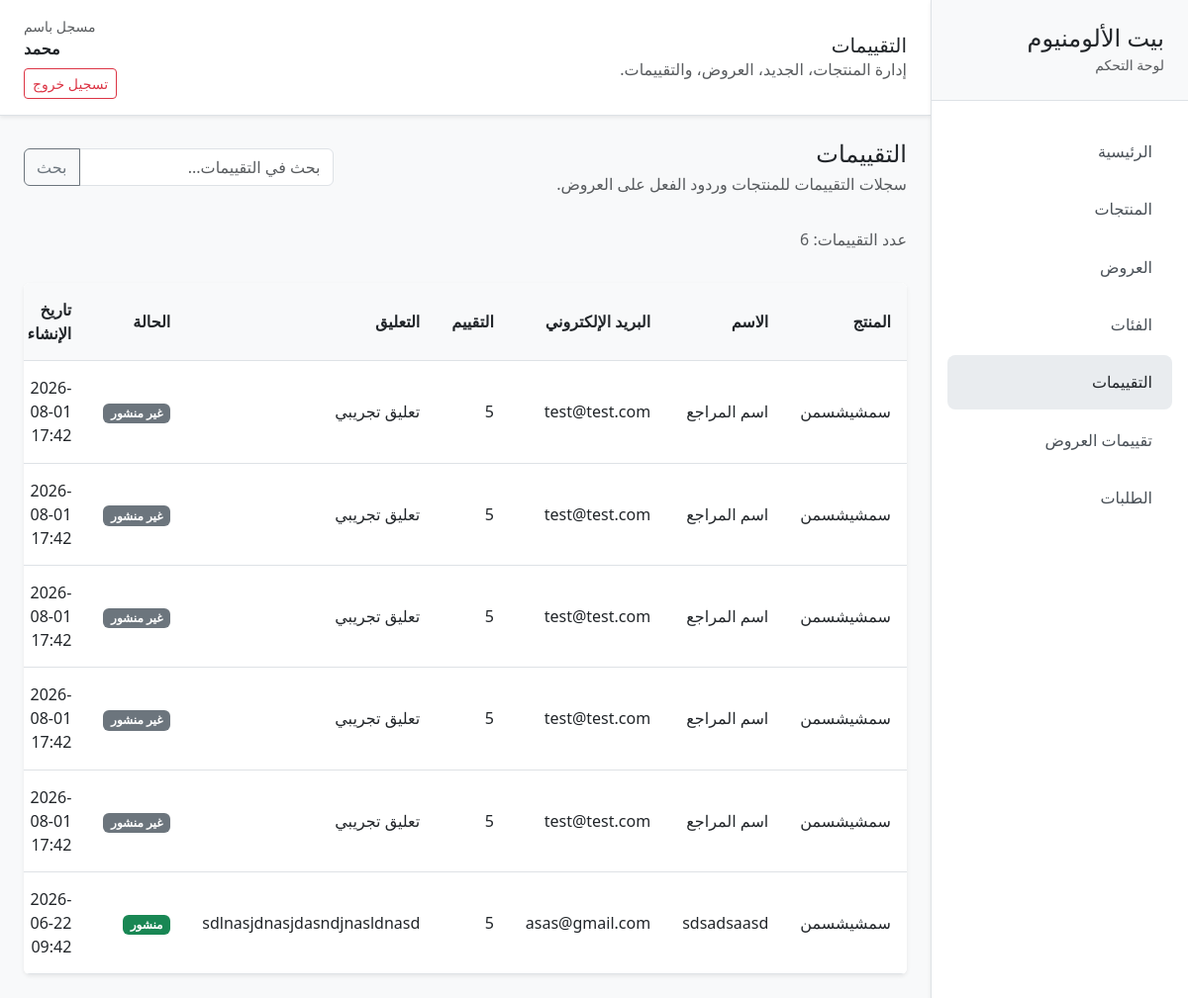
/dashboard/reviews/ (signed in), run on the app's committed database.
### products/models.py (models this page shows, shortened)
class Review(models.Model):
    product = models.ForeignKey(Product, on_delete=models.CASCADE, related_name="reviews")
    name = models.CharField(max_length=100)
    email = models.EmailField()
    rating = models.IntegerField()
    comment = models.TextField()
    approved = models.BooleanField(default=False)
    created_at = models.DateTimeField(auto_now_add=True)

class Product(models.Model):
    name = models.CharField(max_length=255)
    description = models.TextField()
    price = models.DecimalField(max_digits=10, decimal_places=2)
    old_price = models.DecimalField(
        max_digits=10,
        decimal_places=2,
        null=True,
        blank=True
    )
    image = models.ImageField(upload_to='products/')
    image_2 = models.ImageField(upload_to='products/', null=True, blank=True)
    image_3 = models.ImageField(upload_to='products/', null=True, blank=True)
    image_4 = models.ImageField(upload_to='products/', null=True, blank=True)
    image_5 = models.ImageField(upload_to='products/', null=True, blank=True)
    more_details = models.TextField(null=True, blank=True)
    specs = models.TextField(null=True, blank=True)
    features = models.TextField(null=True, blank=True)
    stock = models.PositiveIntegerField(default=0)
    category = models.ForeignKey(
        "products.Category",
        on_delete=models.SET_NULL,
        related_name="products",
        null=True,
        blank=True
    )
    is_new = models.BooleanField(default=False)
    is_featured_new_arrival = models.BooleanField(
        default=False,
        help_text="المنتج المميز اللي يظهر في قسم New Arrivals - منتج واحد بس ينفع يكون True"
    )
    added_at = models.DateTimeField(auto_now_add=True)

### dashboard/views.py (the view)
# urls.py: path('dashboard/reviews/', views.dashboard_reviews, name='dashboard_reviews'),
@login_required
def dashboard_reviews(request):
    reviews = Review.objects.select_related('product').order_by('-created_at')
    context = _dashboard_context(
        request,
        active_page='reviews',
        queryset=reviews,
        search_fields=['name', 'email', 'comment', 'product__name'],
    )
    return render(request, 'dashboard/reviews_list.html', context)

### dashboard/views.py (called while the page is built)
def _filter_queryset_by_search(queryset, search_query, fields):
    if not search_query or not fields:
        return queryset
    query = Q()
    for field in fields:
        query |= Q(**{f"{field}__icontains": search_query})
    return queryset.filter(query)

def _paginate_queryset(request, queryset, per_page=15):
    paginator = Paginator(queryset, per_page)
    page_number = request.GET.get('page')
    return paginator.get_page(page_number)

def _dashboard_context(request, active_page, queryset, search_fields=None):
    search_query = request.GET.get('search', '').strip()
    queryset = _filter_queryset_by_search(queryset, search_query, search_fields or [])
    page_obj = _paginate_queryset(request, queryset)
    return {
        'search_query': search_query,
        'page_obj': page_obj,
        'active_page': active_page,
        'result_count': queryset.count(),
    }

### dashboard/templates/dashboard/reviews_list.html (shortened to what this page needs)
{% extends 'products/base.html' %}
{% block page_title %}التقييمات{% endblock %}
{% block content %}
<div class="d-flex flex-column gap-3">
  <div class="d-flex flex-column flex-md-row justify-content-between align-items-start align-items-md-center gap-3 mb-3">
    <div>
      <h2 class="h4 mb-1">التقييمات</h2>
      <p class="text-muted mb-0">سجلات التقييمات للمنتجات وردود الفعل على العروض.</p>
    </div>
    <form method="get" class="search-box">
      <div class="input-group">
        <input type="search" name="search" class="form-control" placeholder="بحث في التقييمات..." value="{{ search_query }}" />
        <button class="btn btn-outline-secondary" type="submit">بحث</button>
      </div>
    </form>
  </div>
  <div class="d-flex justify-content-between align-items-center mb-3">
    <span class="text-muted">عدد التقييمات: {{ result_count }}</span>
  </div>
  <div class="table-responsive shadow-sm rounded overflow-hidden bg-white">
    <table class="list-table mb-0">
      <thead>
        <tr>
          <th class="text-start">المنتج</th>
          <th class="text-start">الاسم</th>
          <th class="text-start">البريد الإلكتروني</th>
          <th class="text-start">التقييم</th>
          <th class="text-start">التعليق</th>
          <th class="text-start">الحالة</th>
          <th class="text-start">تاريخ الإنشاء</th>
        </tr>
      </thead>
      <tbody>
        {% for review in page_obj.object_list %}
        <tr class="clickable-row" data-href="{% url 'products:review_detail' review.pk %}">
          <td>{{ review.product.name }}</td>
          <td>{{ review.name }}</td>
          <td>{{ review.email }}</td>
          <td>{{ review.rating }}</td>
          <td>{{ review.comment|truncatechars:60 }}</td>
          <td>{% if review.approved %}<span class="badge bg-success">منشور</span>{% else %}<span class="badge bg-secondary">غير منشور</span>{% endif %}</td>
          <td>{{ review.created_at|date:'Y-m-d H:i' }}</td>
        </tr>
        {% empty %}
        <tr><td colspan="7" class="py-5 text-center text-muted">لا توجد تقييمات.</td></tr>
        {% endfor %}
      </tbody>
    </table>
  </div>
</div>
{% endblock %}

### products/templates/products/base.html (shortened to what this page needs)
<!doctype html>
<html lang="ar" dir="rtl">
  <head>
    <link
      href="https://cdn.jsdelivr.net/npm/bootstrap@5.3.3/dist/css/bootstrap.rtl.min.css"
      rel="stylesheet"
    />
  </head>
  <body class="bg-light">
    <div class="dashboard-shell d-flex min-vh-100">
      <aside class="dashboard-sidebar bg-white border-end shadow-sm">
        <div class="sidebar-brand px-4 py-4 border-bottom">
          <h4 class="mb-0">بيت الألومنيوم</h4>
          <small class="text-muted">لوحة التحكم</small>
        </div>
        <nav class="sidebar-nav px-3 py-4">
          <a
            class="sidebar-link {% if active_page == 'dashboard' %}active{% endif %}"
            href="{% url 'dashboard:dashboard' %}"
          >
            الرئيسية
          </a>
          <a
            class="sidebar-link {% if active_page == 'products' %}active{% endif %}"
            href="{% url 'dashboard:dashboard_products' %}"
          >
            المنتجات
          </a>
          <a
            class="sidebar-link {% if active_page == 'offers' %}active{% endif %}"
            href="{% url 'offers:dashboard_offers' %}"
          >
            العروض
          </a>
          <a
            class="sidebar-link {% if active_page == 'categories' %}active{% endif %}"
            href="{% url 'dashboard:dashboard_categories' %}"
          >
            الفئات
          </a>
          <a
            class="sidebar-link {% if active_page == 'reviews' %}active{% endif %}"
            href="{% url 'dashboard:dashboard_reviews' %}"
          >
            التقييمات
          </a>
          <a
            class="sidebar-link {% if active_page == 'offer_reviews' %}active{% endif %}"
            href="{% url 'offers:dashboard_offer_reviews' %}"
          >
            تقييمات العروض
          </a>
          <a
            class="sidebar-link {% if active_page == 'orders' %}active{% endif %}"
            href="{% url 'orders:dashboard_orders' %}"
          >
            الطلبات
          </a>
        </nav>
      </aside>
      <main class="dashboard-main flex-grow-1">
        <header
          class="dashboard-header bg-white border-bottom py-3 px-4 shadow-sm"
        >
          <div class="d-flex justify-content-between align-items-center">
            <div>
              <h1 class="h5 mb-0">
                {% block page_title %}لوحة التحكم{% endblock %}
              </h1>
              <p class="text-muted mb-0">
                إدارة المنتجات، الجديد، العروض، والتقييمات.
              </p>
            </div>
            {% if user.is_authenticated %}
            <div class="text-end">
              <div class="small text-muted">مسجل باسم</div>
              <div class="fw-semibold">{{ user.username }}</div>
              <a
                href="{% url 'accounts:logout' %}"
                class="btn btn-sm btn-outline-danger mt-2"
                >تسجيل خروج</a
              >
            </div>
            {% endif %}
          </div>
        </header>
        <section class="dashboard-content p-4">
          {% block content %}{% endblock %}
        </section>
      </main>
    </div>
  </body>
</html>

### products/templates/products/base.html (style rules this page uses)
body { margin: 0; overflow: hidden; }
.dashboard-shell { height: 100vh; }
.dashboard-sidebar { position: fixed; top: 0; right: 0; width: 260px; height: 100vh; overflow-y: auto; background: #fff; border-left: 1px solid #dee2e6; z-index: 1000; }
.sidebar-brand { background: #f8f9fa; }
.sidebar-nav { display: flex; flex-direction: column; gap: 0.25rem; }
.sidebar-link { display: block; padding: 0.95rem 1.25rem; color: #495057; border-radius: 0.5rem; text-decoration: none; transition: background 0.15s ease, color 0.15s ease; }
.sidebar-link:hover, .sidebar-link.active { background: #e9ecef; color: #212529; }
.dashboard-main { margin-right: 260px; height: 100vh; overflow-y: auto; overflow-x: hidden; }
.dashboard-header { position: sticky; top: 0; z-index: 100; background: #fff; }
.dashboard-content { min-height: calc(100vh - 92px); }
.list-table { width: 100%; border-collapse: collapse; background: #fff; }
.list-table th, .list-table td { padding: 0.95rem 1rem; border-bottom: 1px solid #dee2e6; vertical-align: middle; }
.list-table th { background: #f8f9fa; text-align: left; font-weight: 600; }
.clickable-row { cursor: pointer; transition: background 0.15s ease; }
.search-box { max-width: 420px; }

### data on the page
Review: product.name "سمشيشسمن", name "اسم المراجع", email "test@test.com", rating "5", comment "تعليق تجريبي", approved "غير منشور", created_at "2026-08-01 17:42"
Review: product.name "سمشيشسمن", name "اسم المراجع", email "test@test.com", rating "5", comment "تعليق تجريبي", approved "غير منشور", created_at "2026-08-01 17:42"
Review: product.name "سمشيشسمن", name "اسم المراجع", email "test@test.com", rating "5", comment "تعليق تجريبي", approved "غير منشور", created_at "2026-08-01 17:42"
Review: product.name "سمشيشسمن", name "اسم المراجع", email "test@test.com", rating "5", comment "تعليق تجريبي", approved "غير منشور", created_at "2026-08-01 17:42"
Review: product.name "سمشيشسمن", name "اسم المراجع", email "test@test.com", rating "5", comment "تعليق تجريبي", approved "غير منشور", created_at "2026-08-01 17:42"
Review: product.name "سمشيشسمن", name "sdsadsaasd", email "asas@gmail.com", rating "5", comment "sdlnasjdnasjdasndjnasldnasd", approved "منشور", created_at "2026-06-22 09:42"

### other printed values
{{ user.username }} "محمد"
{{ result_count }} "6"
